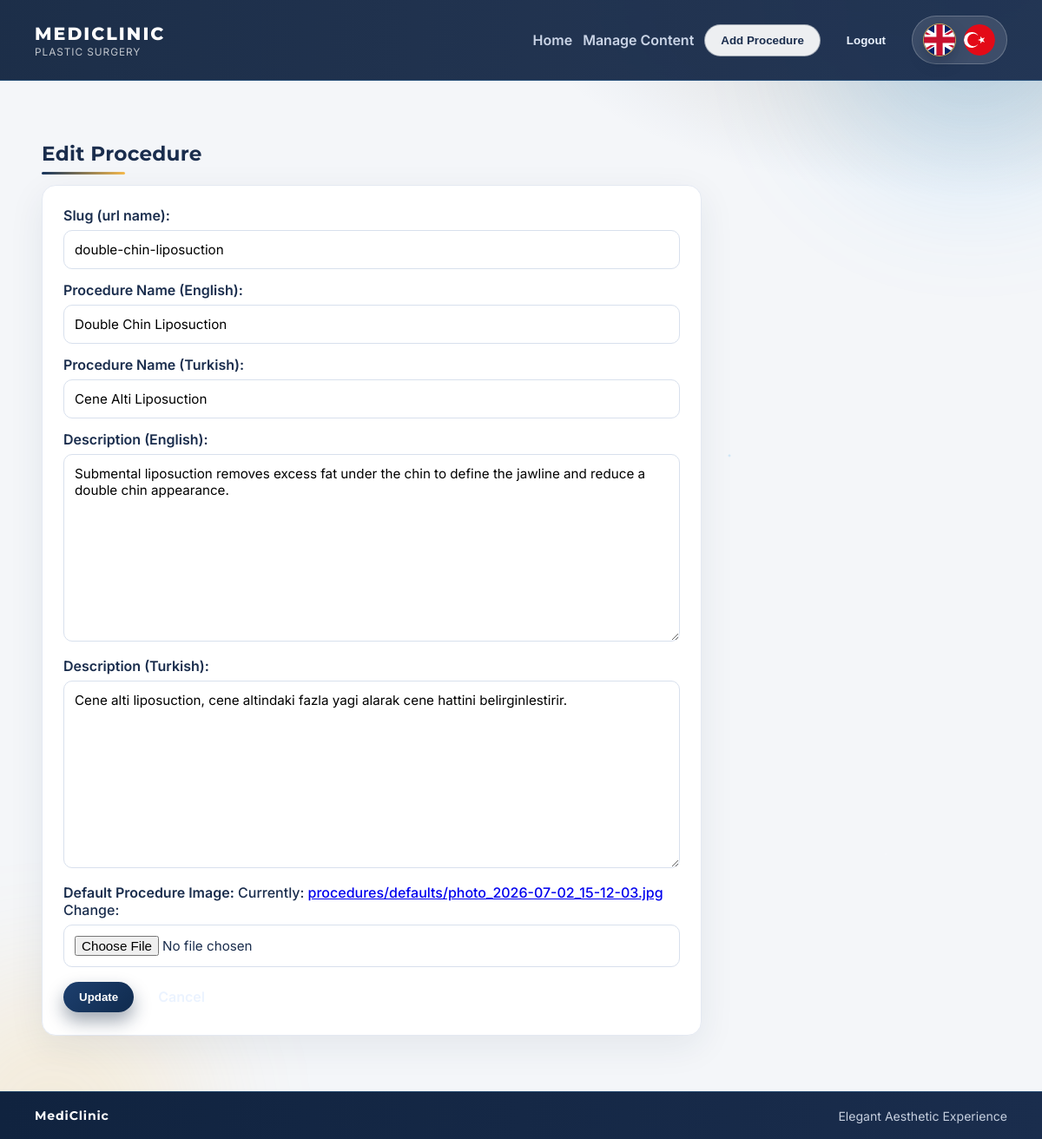
/procedure/double-chin-liposuction/edit/ (signed in), run on the app's committed database.
### clinic/models.py (models this page shows, shortened)
class Procedure(models.Model):
    slug = models.SlugField(unique=True)
    name_en = models.CharField(max_length=120)
    name_tr = models.CharField(max_length=120)
    summary_en = models.TextField()
    summary_tr = models.TextField()
    default_image = models.ImageField(upload_to='procedures/defaults/')
    created_at = models.DateTimeField(auto_now_add=True)
    class Meta:
        ordering = ['name_en']

### clinic/views.py (the view)
# urls.py: path('procedure/<slug:slug>/edit/', views.edit_procedure, name='edit_procedure'),
@login_required
def edit_procedure(request, slug):
    procedure = get_object_or_404(Procedure, slug=slug)
    if request.method == 'POST':
        form = ProcedureForm(request.POST, request.FILES, instance=procedure)
        if form.is_valid():
            procedure = form.save()
            return redirect('procedure_detail', slug=procedure.slug)
    else:
        form = ProcedureForm(instance=procedure)
    return render(
        request,
        'clinic/add_procedure.html',
        {
            'form': form,
            'mode': 'edit',
            'procedure': procedure,
        },
    )

### clinic/forms.py
class ProcedureForm(forms.ModelForm):
    class Meta:
        model = Procedure
        fields = [
            'slug',
            'name_en',
            'name_tr',
            'summary_en',
            'summary_tr',
            'default_image',
        ]
        labels = {
            'slug': 'Slug (url name)',
            'name_en': 'Procedure Name (English)',
            'name_tr': 'Procedure Name (Turkish)',
            'summary_en': 'Description (English)',
            'summary_tr': 'Description (Turkish)',
            'default_image': 'Default Procedure Image',
        }

### clinic/context_processors.py (called while the page is built)
def global_context(request):
    current_lang = request.session.get('lang', 'en')
    if current_lang not in UI_TEXTS:
        current_lang = 'en'
    return {
        'current_lang': current_lang,
        'texts': UI_TEXTS[current_lang],
    }

### templates/clinic/add_procedure.html (shortened to what this page needs)
{% extends 'base.html' %}
{% block content %}
<h1 class="section-title">
    {% if mode == 'edit' %}
        {{ texts.edit_procedure }}
    {% else %}
        {{ texts.add_procedure }}
    {% endif %}
</h1>
<section class="form-card">
    <form method="post" enctype="multipart/form-data">
        {{ form.as_p }}
        <div class="form-actions">
            <button class="btn btn-primary" type="submit">
                {% if mode == 'edit' %}{{ texts.update }}{% else %}{{ texts.save }}{% endif %}
            </button>
            {% if procedure %}
                <a class="btn btn-ghost" href="{% url 'procedure_detail' procedure.slug %}">{{ texts.cancel }}</a>
            {% endif %}
        </div>
    </form>
</section>
{% endblock %}

### clinic/static/clinic/styles.css (style rules this page uses)
:root { --primary: #3fa9f5; --accent: #f5b94c; --bg-soft: #f4f6f9; --heading: #1a2d4d; --navy-strong: #10233f; --navy-soft: #16345c; --body: #6b7280; --white: #ffffff; --line: #e4e9f2; --shadow-soft: 0 12px 40px rgba(26, 45, 77, 0.08); --shadow-card: 0 10px 24px rgba(26, 45, 77, 0.1); --page-gutter: clamp(24px, 5vw, 48px); }
* { box-sizing: border-box; }
body { margin: 0; font-family: "Inter", sans-serif; background: radial-gradient(1000px 400px at 10% -20%, rgba(16, 35, 63, 0.2), transparent 60%), radial-gradient(900px 380px at 95% 0%, rgba(22, 52, 92, 0.18), transparent 60%), radial-gradient(800px 360px at 95% 0%, rgba(245, 185, 76, 0.12), transparent 60%), var(--bg-soft); color: var(--heading); position: relative; min-height: 100vh; display: flex; flex-direction: column; }
h1, h2, h3 { font-family: "Montserrat", sans-serif; color: var(--heading); letter-spacing: 0.01em; }
.btn { border: none; border-radius: 999px; padding: 10px 18px; font-weight: 600; text-decoration: none; cursor: pointer; display: inline-flex; align-items: center; transition: all 0.22s ease; }
.btn-primary { background: linear-gradient(135deg, #1d3f6e, #102b4e); color: var(--white); box-shadow: 0 10px 20px rgba(16, 35, 63, 0.4); }
.btn-ghost { background: transparent; color: #ebf3ff; }
.section-title { margin: 30px 0 12px; font-size: 1.45rem; letter-spacing: 0.01em; position: relative; display: inline-block; }
.section-title::after { content: ""; display: block; width: 52%; height: 3px; border-radius: 999px; margin-top: 7px; background: linear-gradient(90deg, var(--navy-soft), var(--accent)); }
.form-card { max-width: 760px; background: var(--white); border-radius: 16px; border: 1px solid var(--line); padding: 24px; box-shadow: var(--shadow-soft); }
form p { margin: 0 0 14px; color: var(--heading); font-weight: 500; }
label { color: var(--heading); font-weight: 600; }
input, textarea, select { width: 100%; border: 1px solid #d8e0ed; border-radius: 10px; padding: 12px; margin-top: 7px; font-family: inherit; font-size: 0.95rem; transition: border-color 0.2s ease, box-shadow 0.2s ease; }
.form-actions { display: flex; gap: 10px; align-items: center; margin-top: 14px; flex-wrap: wrap; }

### data on the page
Procedure: slug "double-chin-liposuction", name_en "Double Chin Liposuction", name_tr "Cene Alti Liposuction", summary_en "Submental liposuction removes excess fat under the chin to define the jawline and reduce a double chin appearance.", summary_tr "Cene alti liposuction, cene altindaki fazla yagi alarak cene hattini belirginlestirir."

### other printed values
{{ texts.brand_subtitle }} "PLASTIC SURGERY"
{{ texts.home }} "Home"
{{ texts.manage_content }} "Manage Content"
{{ texts.add_procedure }} "Add Procedure"
{{ texts.logout }} "Logout"
{{ texts.edit_procedure }} "Edit Procedure"
{{ texts.update }} "Update"
